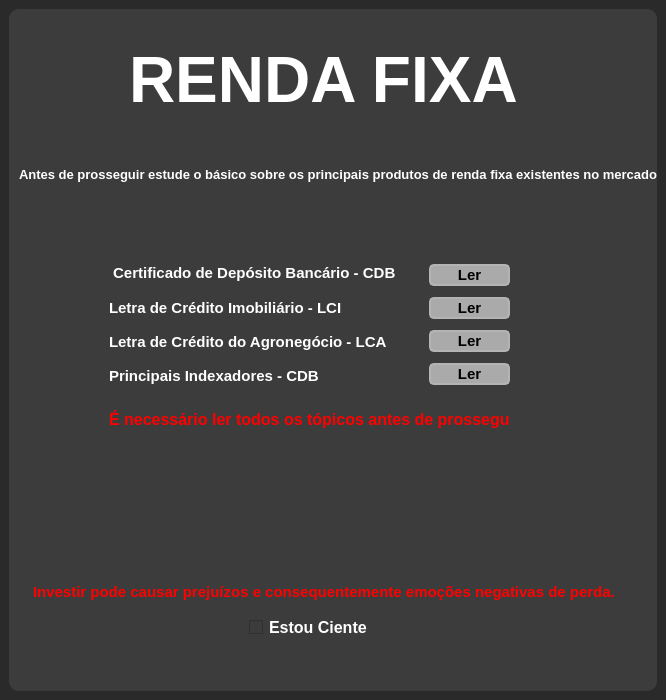
<?xml version="1.0" encoding="UTF-8"?>
<ui version="4.0">
 <class>MainWindow_Tela_base</class>
 <widget class="QMainWindow" name="MainWindow_Tela_base">
  <property name="geometry">
   <rect>
    <x>0</x>
    <y>0</y>
    <width>666</width>
    <height>700</height>
   </rect>
  </property>
  <property name="minimumSize">
   <size>
    <width>500</width>
    <height>700</height>
   </size>
  </property>
  <property name="windowTitle">
   <string>Tela_base</string>
  </property>
  <property name="styleSheet">
   <string notr="true">background-color: rgb(42, 42, 42);</string>
  </property>
  <widget class="QWidget" name="centralwidget_Tela_base">
   <layout class="QVBoxLayout" name="verticalLayout">
    <property name="spacing">
     <number>0</number>
    </property>
    <property name="leftMargin">
     <number>0</number>
    </property>
    <property name="topMargin">
     <number>0</number>
    </property>
    <property name="rightMargin">
     <number>0</number>
    </property>
    <property name="bottomMargin">
     <number>0</number>
    </property>
    <item>
     <widget class="QFrame" name="conteudo_Tela_base">
      <property name="font">
       <font>
        <pointsize>11</pointsize>
       </font>
      </property>
      <property name="styleSheet">
       <string notr="true">background-color: rgb(42, 42, 42);</string>
      </property>
      <property name="frameShape">
       <enum>QFrame::NoFrame</enum>
      </property>
      <property name="frameShadow">
       <enum>QFrame::Raised</enum>
      </property>
      <layout class="QHBoxLayout" name="horizontalLayout">
       <item>
        <widget class="QFrame" name="Tela_Base">
         <property name="maximumSize">
          <size>
           <width>10000</width>
           <height>10000</height>
          </size>
         </property>
         <property name="styleSheet">
          <string notr="true">background-color: rgb(60, 60, 60);
border-radius: 10px;</string>
         </property>
         <property name="frameShape">
          <enum>QFrame::NoFrame</enum>
         </property>
         <property name="frameShadow">
          <enum>QFrame::Raised</enum>
         </property>
         <widget class="QLabel" name="label">
          <property name="geometry">
           <rect>
            <x>120</x>
            <y>40</y>
            <width>411</width>
            <height>61</height>
           </rect>
          </property>
          <property name="palette">
           <palette>
            <active>
             <colorrole role="WindowText">
              <brush brushstyle="SolidPattern">
               <color alpha="255">
                <red>255</red>
                <green>255</green>
                <blue>255</blue>
               </color>
              </brush>
             </colorrole>
             <colorrole role="Button">
              <brush brushstyle="SolidPattern">
               <color alpha="255">
                <red>60</red>
                <green>60</green>
                <blue>60</blue>
               </color>
              </brush>
             </colorrole>
             <colorrole role="Base">
              <brush brushstyle="SolidPattern">
               <color alpha="255">
                <red>60</red>
                <green>60</green>
                <blue>60</blue>
               </color>
              </brush>
             </colorrole>
             <colorrole role="Window">
              <brush brushstyle="SolidPattern">
               <color alpha="255">
                <red>60</red>
                <green>60</green>
                <blue>60</blue>
               </color>
              </brush>
             </colorrole>
            </active>
            <inactive>
             <colorrole role="WindowText">
              <brush brushstyle="SolidPattern">
               <color alpha="255">
                <red>255</red>
                <green>255</green>
                <blue>255</blue>
               </color>
              </brush>
             </colorrole>
             <colorrole role="Button">
              <brush brushstyle="SolidPattern">
               <color alpha="255">
                <red>60</red>
                <green>60</green>
                <blue>60</blue>
               </color>
              </brush>
             </colorrole>
             <colorrole role="Base">
              <brush brushstyle="SolidPattern">
               <color alpha="255">
                <red>60</red>
                <green>60</green>
                <blue>60</blue>
               </color>
              </brush>
             </colorrole>
             <colorrole role="Window">
              <brush brushstyle="SolidPattern">
               <color alpha="255">
                <red>60</red>
                <green>60</green>
                <blue>60</blue>
               </color>
              </brush>
             </colorrole>
            </inactive>
            <disabled>
             <colorrole role="WindowText">
              <brush brushstyle="SolidPattern">
               <color alpha="255">
                <red>120</red>
                <green>120</green>
                <blue>120</blue>
               </color>
              </brush>
             </colorrole>
             <colorrole role="Button">
              <brush brushstyle="SolidPattern">
               <color alpha="255">
                <red>60</red>
                <green>60</green>
                <blue>60</blue>
               </color>
              </brush>
             </colorrole>
             <colorrole role="Base">
              <brush brushstyle="SolidPattern">
               <color alpha="255">
                <red>60</red>
                <green>60</green>
                <blue>60</blue>
               </color>
              </brush>
             </colorrole>
             <colorrole role="Window">
              <brush brushstyle="SolidPattern">
               <color alpha="255">
                <red>60</red>
                <green>60</green>
                <blue>60</blue>
               </color>
              </brush>
             </colorrole>
            </disabled>
           </palette>
          </property>
          <property name="font">
           <font>
            <family>Segoe UI</family>
            <pointsize>48</pointsize>
            <weight>75</weight>
            <bold>true</bold>
           </font>
          </property>
          <property name="text">
           <string>RENDA FIXA</string>
          </property>
         </widget>
         <widget class="QLabel" name="label_4">
          <property name="geometry">
           <rect>
            <x>10</x>
            <y>150</y>
            <width>641</width>
            <height>31</height>
           </rect>
          </property>
          <property name="palette">
           <palette>
            <active>
             <colorrole role="WindowText">
              <brush brushstyle="SolidPattern">
               <color alpha="255">
                <red>255</red>
                <green>255</green>
                <blue>255</blue>
               </color>
              </brush>
             </colorrole>
             <colorrole role="Button">
              <brush brushstyle="SolidPattern">
               <color alpha="255">
                <red>60</red>
                <green>60</green>
                <blue>60</blue>
               </color>
              </brush>
             </colorrole>
             <colorrole role="Base">
              <brush brushstyle="SolidPattern">
               <color alpha="255">
                <red>60</red>
                <green>60</green>
                <blue>60</blue>
               </color>
              </brush>
             </colorrole>
             <colorrole role="Window">
              <brush brushstyle="SolidPattern">
               <color alpha="255">
                <red>60</red>
                <green>60</green>
                <blue>60</blue>
               </color>
              </brush>
             </colorrole>
            </active>
            <inactive>
             <colorrole role="WindowText">
              <brush brushstyle="SolidPattern">
               <color alpha="255">
                <red>255</red>
                <green>255</green>
                <blue>255</blue>
               </color>
              </brush>
             </colorrole>
             <colorrole role="Button">
              <brush brushstyle="SolidPattern">
               <color alpha="255">
                <red>60</red>
                <green>60</green>
                <blue>60</blue>
               </color>
              </brush>
             </colorrole>
             <colorrole role="Base">
              <brush brushstyle="SolidPattern">
               <color alpha="255">
                <red>60</red>
                <green>60</green>
                <blue>60</blue>
               </color>
              </brush>
             </colorrole>
             <colorrole role="Window">
              <brush brushstyle="SolidPattern">
               <color alpha="255">
                <red>60</red>
                <green>60</green>
                <blue>60</blue>
               </color>
              </brush>
             </colorrole>
            </inactive>
            <disabled>
             <colorrole role="WindowText">
              <brush brushstyle="SolidPattern">
               <color alpha="255">
                <red>120</red>
                <green>120</green>
                <blue>120</blue>
               </color>
              </brush>
             </colorrole>
             <colorrole role="Button">
              <brush brushstyle="SolidPattern">
               <color alpha="255">
                <red>60</red>
                <green>60</green>
                <blue>60</blue>
               </color>
              </brush>
             </colorrole>
             <colorrole role="Base">
              <brush brushstyle="SolidPattern">
               <color alpha="255">
                <red>60</red>
                <green>60</green>
                <blue>60</blue>
               </color>
              </brush>
             </colorrole>
             <colorrole role="Window">
              <brush brushstyle="SolidPattern">
               <color alpha="255">
                <red>60</red>
                <green>60</green>
                <blue>60</blue>
               </color>
              </brush>
             </colorrole>
            </disabled>
           </palette>
          </property>
          <property name="font">
           <font>
            <family>Segoe UI</family>
            <pointsize>10</pointsize>
            <weight>75</weight>
            <bold>true</bold>
           </font>
          </property>
          <property name="text">
           <string>Antes de prosseguir estude o básico sobre os principais produtos de renda fixa existentes no mercado:</string>
          </property>
         </widget>
         <widget class="QTextBrowser" name="textBrowser">
          <property name="geometry">
           <rect>
            <x>20</x>
            <y>570</y>
            <width>621</width>
            <height>111</height>
           </rect>
          </property>
          <property name="html">
           <string>&lt;!DOCTYPE HTML PUBLIC &quot;-//W3C//DTD HTML 4.0//EN&quot; &quot;http://www.w3.org/TR/REC-html40/strict.dtd&quot;&gt;
&lt;html&gt;&lt;head&gt;&lt;meta name=&quot;qrichtext&quot; content=&quot;1&quot; /&gt;&lt;style type=&quot;text/css&quot;&gt;
p, li { white-space: pre-wrap; }
&lt;/style&gt;&lt;/head&gt;&lt;body style=&quot; font-family:'MS Shell Dlg 2'; font-size:8.25pt; font-weight:400; font-style:normal;&quot;&gt;
&lt;p style=&quot; margin-top:0px; margin-bottom:0px; margin-left:0px; margin-right:0px; -qt-block-indent:0; text-indent:0px;&quot;&gt;&lt;span style=&quot; font-size:11pt; font-weight:600; color:#ff0000;&quot;&gt;Investir pode causar prejuízos e consequentemente emoções negativas de perda. &lt;/span&gt;&lt;/p&gt;&lt;/body&gt;&lt;/html&gt;</string>
          </property>
         </widget>
         <widget class="QCheckBox" name="checkBox">
          <property name="geometry">
           <rect>
            <x>240</x>
            <y>610</y>
            <width>141</width>
            <height>17</height>
           </rect>
          </property>
          <property name="palette">
           <palette>
            <active>
             <colorrole role="WindowText">
              <brush brushstyle="SolidPattern">
               <color alpha="255">
                <red>255</red>
                <green>255</green>
                <blue>255</blue>
               </color>
              </brush>
             </colorrole>
             <colorrole role="Button">
              <brush brushstyle="SolidPattern">
               <color alpha="255">
                <red>60</red>
                <green>60</green>
                <blue>60</blue>
               </color>
              </brush>
             </colorrole>
             <colorrole role="Base">
              <brush brushstyle="SolidPattern">
               <color alpha="255">
                <red>60</red>
                <green>60</green>
                <blue>60</blue>
               </color>
              </brush>
             </colorrole>
             <colorrole role="Window">
              <brush brushstyle="SolidPattern">
               <color alpha="255">
                <red>60</red>
                <green>60</green>
                <blue>60</blue>
               </color>
              </brush>
             </colorrole>
            </active>
            <inactive>
             <colorrole role="WindowText">
              <brush brushstyle="SolidPattern">
               <color alpha="255">
                <red>255</red>
                <green>255</green>
                <blue>255</blue>
               </color>
              </brush>
             </colorrole>
             <colorrole role="Button">
              <brush brushstyle="SolidPattern">
               <color alpha="255">
                <red>60</red>
                <green>60</green>
                <blue>60</blue>
               </color>
              </brush>
             </colorrole>
             <colorrole role="Base">
              <brush brushstyle="SolidPattern">
               <color alpha="255">
                <red>60</red>
                <green>60</green>
                <blue>60</blue>
               </color>
              </brush>
             </colorrole>
             <colorrole role="Window">
              <brush brushstyle="SolidPattern">
               <color alpha="255">
                <red>60</red>
                <green>60</green>
                <blue>60</blue>
               </color>
              </brush>
             </colorrole>
            </inactive>
            <disabled>
             <colorrole role="WindowText">
              <brush brushstyle="SolidPattern">
               <color alpha="255">
                <red>120</red>
                <green>120</green>
                <blue>120</blue>
               </color>
              </brush>
             </colorrole>
             <colorrole role="Button">
              <brush brushstyle="SolidPattern">
               <color alpha="255">
                <red>60</red>
                <green>60</green>
                <blue>60</blue>
               </color>
              </brush>
             </colorrole>
             <colorrole role="Base">
              <brush brushstyle="SolidPattern">
               <color alpha="255">
                <red>60</red>
                <green>60</green>
                <blue>60</blue>
               </color>
              </brush>
             </colorrole>
             <colorrole role="Window">
              <brush brushstyle="SolidPattern">
               <color alpha="255">
                <red>60</red>
                <green>60</green>
                <blue>60</blue>
               </color>
              </brush>
             </colorrole>
            </disabled>
           </palette>
          </property>
          <property name="font">
           <font>
            <pointsize>12</pointsize>
            <weight>75</weight>
            <bold>true</bold>
           </font>
          </property>
          <property name="text">
           <string>Estou Ciente</string>
          </property>
         </widget>
         <widget class="QWidget" name="verticalLayoutWidget">
          <property name="geometry">
           <rect>
            <x>420</x>
            <y>250</y>
            <width>81</width>
            <height>131</height>
           </rect>
          </property>
          <layout class="QVBoxLayout" name="verticalLayout_2">
           <item>
            <widget class="QPushButton" name="pushButton">
             <property name="font">
              <font>
               <family>Segoe UI</family>
               <pointsize>11</pointsize>
               <weight>75</weight>
               <bold>true</bold>
              </font>
             </property>
             <property name="styleSheet">
              <string notr="true">background-color: rgb(170, 170, 170);
border: 2px solid rgb(180, 180, 180);
border-radius: 5px;

</string>
             </property>
             <property name="text">
              <string>Ler</string>
             </property>
            </widget>
           </item>
           <item>
            <widget class="QPushButton" name="pushButton_3">
             <property name="font">
              <font>
               <family>Segoe UI</family>
               <pointsize>11</pointsize>
               <weight>75</weight>
               <bold>true</bold>
              </font>
             </property>
             <property name="styleSheet">
              <string notr="true">background-color: rgb(170, 170, 170);
border: 2px solid rgb(180, 180, 180);
border-radius: 5px;

</string>
             </property>
             <property name="text">
              <string>Ler</string>
             </property>
            </widget>
           </item>
           <item>
            <widget class="QPushButton" name="pushButton_4">
             <property name="font">
              <font>
               <family>Segoe UI</family>
               <pointsize>11</pointsize>
               <weight>75</weight>
               <bold>true</bold>
              </font>
             </property>
             <property name="styleSheet">
              <string notr="true">background-color: rgb(170, 170, 170);
border: 2px solid rgb(180, 180, 180);
border-radius: 5px;

</string>
             </property>
             <property name="text">
              <string>Ler</string>
             </property>
            </widget>
           </item>
           <item>
            <widget class="QPushButton" name="pushButton_2">
             <property name="font">
              <font>
               <family>Segoe UI</family>
               <pointsize>11</pointsize>
               <weight>75</weight>
               <bold>true</bold>
              </font>
             </property>
             <property name="styleSheet">
              <string notr="true">background-color: rgb(170, 170, 170);
border: 2px solid rgb(180, 180, 180);
border-radius: 5px;

</string>
             </property>
             <property name="text">
              <string>Ler</string>
             </property>
            </widget>
           </item>
          </layout>
         </widget>
         <widget class="QWidget" name="verticalLayoutWidget_2">
          <property name="geometry">
           <rect>
            <x>100</x>
            <y>250</y>
            <width>301</width>
            <height>131</height>
           </rect>
          </property>
          <layout class="QVBoxLayout" name="verticalLayout_3">
           <item>
            <widget class="QLabel" name="label_3">
             <property name="palette">
              <palette>
               <active>
                <colorrole role="WindowText">
                 <brush brushstyle="SolidPattern">
                  <color alpha="255">
                   <red>255</red>
                   <green>255</green>
                   <blue>255</blue>
                  </color>
                 </brush>
                </colorrole>
                <colorrole role="Button">
                 <brush brushstyle="SolidPattern">
                  <color alpha="255">
                   <red>60</red>
                   <green>60</green>
                   <blue>60</blue>
                  </color>
                 </brush>
                </colorrole>
                <colorrole role="Base">
                 <brush brushstyle="SolidPattern">
                  <color alpha="255">
                   <red>60</red>
                   <green>60</green>
                   <blue>60</blue>
                  </color>
                 </brush>
                </colorrole>
                <colorrole role="Window">
                 <brush brushstyle="SolidPattern">
                  <color alpha="255">
                   <red>60</red>
                   <green>60</green>
                   <blue>60</blue>
                  </color>
                 </brush>
                </colorrole>
               </active>
               <inactive>
                <colorrole role="WindowText">
                 <brush brushstyle="SolidPattern">
                  <color alpha="255">
                   <red>255</red>
                   <green>255</green>
                   <blue>255</blue>
                  </color>
                 </brush>
                </colorrole>
                <colorrole role="Button">
                 <brush brushstyle="SolidPattern">
                  <color alpha="255">
                   <red>60</red>
                   <green>60</green>
                   <blue>60</blue>
                  </color>
                 </brush>
                </colorrole>
                <colorrole role="Base">
                 <brush brushstyle="SolidPattern">
                  <color alpha="255">
                   <red>60</red>
                   <green>60</green>
                   <blue>60</blue>
                  </color>
                 </brush>
                </colorrole>
                <colorrole role="Window">
                 <brush brushstyle="SolidPattern">
                  <color alpha="255">
                   <red>60</red>
                   <green>60</green>
                   <blue>60</blue>
                  </color>
                 </brush>
                </colorrole>
               </inactive>
               <disabled>
                <colorrole role="WindowText">
                 <brush brushstyle="SolidPattern">
                  <color alpha="255">
                   <red>120</red>
                   <green>120</green>
                   <blue>120</blue>
                  </color>
                 </brush>
                </colorrole>
                <colorrole role="Button">
                 <brush brushstyle="SolidPattern">
                  <color alpha="255">
                   <red>60</red>
                   <green>60</green>
                   <blue>60</blue>
                  </color>
                 </brush>
                </colorrole>
                <colorrole role="Base">
                 <brush brushstyle="SolidPattern">
                  <color alpha="255">
                   <red>60</red>
                   <green>60</green>
                   <blue>60</blue>
                  </color>
                 </brush>
                </colorrole>
                <colorrole role="Window">
                 <brush brushstyle="SolidPattern">
                  <color alpha="255">
                   <red>60</red>
                   <green>60</green>
                   <blue>60</blue>
                  </color>
                 </brush>
                </colorrole>
               </disabled>
              </palette>
             </property>
             <property name="font">
              <font>
               <family>Segoe UI</family>
               <pointsize>11</pointsize>
               <weight>75</weight>
               <bold>true</bold>
              </font>
             </property>
             <property name="text">
              <string> Certificado de Depósito Bancário - CDB</string>
             </property>
            </widget>
           </item>
           <item>
            <widget class="QLabel" name="label_5">
             <property name="palette">
              <palette>
               <active>
                <colorrole role="WindowText">
                 <brush brushstyle="SolidPattern">
                  <color alpha="255">
                   <red>255</red>
                   <green>255</green>
                   <blue>255</blue>
                  </color>
                 </brush>
                </colorrole>
                <colorrole role="Button">
                 <brush brushstyle="SolidPattern">
                  <color alpha="255">
                   <red>60</red>
                   <green>60</green>
                   <blue>60</blue>
                  </color>
                 </brush>
                </colorrole>
                <colorrole role="Base">
                 <brush brushstyle="SolidPattern">
                  <color alpha="255">
                   <red>60</red>
                   <green>60</green>
                   <blue>60</blue>
                  </color>
                 </brush>
                </colorrole>
                <colorrole role="Window">
                 <brush brushstyle="SolidPattern">
                  <color alpha="255">
                   <red>60</red>
                   <green>60</green>
                   <blue>60</blue>
                  </color>
                 </brush>
                </colorrole>
               </active>
               <inactive>
                <colorrole role="WindowText">
                 <brush brushstyle="SolidPattern">
                  <color alpha="255">
                   <red>255</red>
                   <green>255</green>
                   <blue>255</blue>
                  </color>
                 </brush>
                </colorrole>
                <colorrole role="Button">
                 <brush brushstyle="SolidPattern">
                  <color alpha="255">
                   <red>60</red>
                   <green>60</green>
                   <blue>60</blue>
                  </color>
                 </brush>
                </colorrole>
                <colorrole role="Base">
                 <brush brushstyle="SolidPattern">
                  <color alpha="255">
                   <red>60</red>
                   <green>60</green>
                   <blue>60</blue>
                  </color>
                 </brush>
                </colorrole>
                <colorrole role="Window">
                 <brush brushstyle="SolidPattern">
                  <color alpha="255">
                   <red>60</red>
                   <green>60</green>
                   <blue>60</blue>
                  </color>
                 </brush>
                </colorrole>
               </inactive>
               <disabled>
                <colorrole role="WindowText">
                 <brush brushstyle="SolidPattern">
                  <color alpha="255">
                   <red>120</red>
                   <green>120</green>
                   <blue>120</blue>
                  </color>
                 </brush>
                </colorrole>
                <colorrole role="Button">
                 <brush brushstyle="SolidPattern">
                  <color alpha="255">
                   <red>60</red>
                   <green>60</green>
                   <blue>60</blue>
                  </color>
                 </brush>
                </colorrole>
                <colorrole role="Base">
                 <brush brushstyle="SolidPattern">
                  <color alpha="255">
                   <red>60</red>
                   <green>60</green>
                   <blue>60</blue>
                  </color>
                 </brush>
                </colorrole>
                <colorrole role="Window">
                 <brush brushstyle="SolidPattern">
                  <color alpha="255">
                   <red>60</red>
                   <green>60</green>
                   <blue>60</blue>
                  </color>
                 </brush>
                </colorrole>
               </disabled>
              </palette>
             </property>
             <property name="font">
              <font>
               <family>Segoe UI</family>
               <pointsize>11</pointsize>
               <weight>75</weight>
               <bold>true</bold>
              </font>
             </property>
             <property name="text">
              <string>Letra de Crédito Imobiliário - LCI</string>
             </property>
            </widget>
           </item>
           <item>
            <widget class="QLabel" name="label_6">
             <property name="palette">
              <palette>
               <active>
                <colorrole role="WindowText">
                 <brush brushstyle="SolidPattern">
                  <color alpha="255">
                   <red>255</red>
                   <green>255</green>
                   <blue>255</blue>
                  </color>
                 </brush>
                </colorrole>
                <colorrole role="Button">
                 <brush brushstyle="SolidPattern">
                  <color alpha="255">
                   <red>60</red>
                   <green>60</green>
                   <blue>60</blue>
                  </color>
                 </brush>
                </colorrole>
                <colorrole role="Base">
                 <brush brushstyle="SolidPattern">
                  <color alpha="255">
                   <red>60</red>
                   <green>60</green>
                   <blue>60</blue>
                  </color>
                 </brush>
                </colorrole>
                <colorrole role="Window">
                 <brush brushstyle="SolidPattern">
                  <color alpha="255">
                   <red>60</red>
                   <green>60</green>
                   <blue>60</blue>
                  </color>
                 </brush>
                </colorrole>
               </active>
               <inactive>
                <colorrole role="WindowText">
                 <brush brushstyle="SolidPattern">
                  <color alpha="255">
                   <red>255</red>
                   <green>255</green>
                   <blue>255</blue>
                  </color>
                 </brush>
                </colorrole>
                <colorrole role="Button">
                 <brush brushstyle="SolidPattern">
                  <color alpha="255">
                   <red>60</red>
                   <green>60</green>
                   <blue>60</blue>
                  </color>
                 </brush>
                </colorrole>
                <colorrole role="Base">
                 <brush brushstyle="SolidPattern">
                  <color alpha="255">
                   <red>60</red>
                   <green>60</green>
                   <blue>60</blue>
                  </color>
                 </brush>
                </colorrole>
                <colorrole role="Window">
                 <brush brushstyle="SolidPattern">
                  <color alpha="255">
                   <red>60</red>
                   <green>60</green>
                   <blue>60</blue>
                  </color>
                 </brush>
                </colorrole>
               </inactive>
               <disabled>
                <colorrole role="WindowText">
                 <brush brushstyle="SolidPattern">
                  <color alpha="255">
                   <red>120</red>
                   <green>120</green>
                   <blue>120</blue>
                  </color>
                 </brush>
                </colorrole>
                <colorrole role="Button">
                 <brush brushstyle="SolidPattern">
                  <color alpha="255">
                   <red>60</red>
                   <green>60</green>
                   <blue>60</blue>
                  </color>
                 </brush>
                </colorrole>
                <colorrole role="Base">
                 <brush brushstyle="SolidPattern">
                  <color alpha="255">
                   <red>60</red>
                   <green>60</green>
                   <blue>60</blue>
                  </color>
                 </brush>
                </colorrole>
                <colorrole role="Window">
                 <brush brushstyle="SolidPattern">
                  <color alpha="255">
                   <red>60</red>
                   <green>60</green>
                   <blue>60</blue>
                  </color>
                 </brush>
                </colorrole>
               </disabled>
              </palette>
             </property>
             <property name="font">
              <font>
               <family>Segoe UI</family>
               <pointsize>11</pointsize>
               <weight>75</weight>
               <bold>true</bold>
              </font>
             </property>
             <property name="text">
              <string>Letra de Crédito do Agronegócio - LCA</string>
             </property>
            </widget>
           </item>
           <item>
            <widget class="QLabel" name="label_7">
             <property name="palette">
              <palette>
               <active>
                <colorrole role="WindowText">
                 <brush brushstyle="SolidPattern">
                  <color alpha="255">
                   <red>255</red>
                   <green>255</green>
                   <blue>255</blue>
                  </color>
                 </brush>
                </colorrole>
                <colorrole role="Button">
                 <brush brushstyle="SolidPattern">
                  <color alpha="255">
                   <red>60</red>
                   <green>60</green>
                   <blue>60</blue>
                  </color>
                 </brush>
                </colorrole>
                <colorrole role="Base">
                 <brush brushstyle="SolidPattern">
                  <color alpha="255">
                   <red>60</red>
                   <green>60</green>
                   <blue>60</blue>
                  </color>
                 </brush>
                </colorrole>
                <colorrole role="Window">
                 <brush brushstyle="SolidPattern">
                  <color alpha="255">
                   <red>60</red>
                   <green>60</green>
                   <blue>60</blue>
                  </color>
                 </brush>
                </colorrole>
               </active>
               <inactive>
                <colorrole role="WindowText">
                 <brush brushstyle="SolidPattern">
                  <color alpha="255">
                   <red>255</red>
                   <green>255</green>
                   <blue>255</blue>
                  </color>
                 </brush>
                </colorrole>
                <colorrole role="Button">
                 <brush brushstyle="SolidPattern">
                  <color alpha="255">
                   <red>60</red>
                   <green>60</green>
                   <blue>60</blue>
                  </color>
                 </brush>
                </colorrole>
                <colorrole role="Base">
                 <brush brushstyle="SolidPattern">
                  <color alpha="255">
                   <red>60</red>
                   <green>60</green>
                   <blue>60</blue>
                  </color>
                 </brush>
                </colorrole>
                <colorrole role="Window">
                 <brush brushstyle="SolidPattern">
                  <color alpha="255">
                   <red>60</red>
                   <green>60</green>
                   <blue>60</blue>
                  </color>
                 </brush>
                </colorrole>
               </inactive>
               <disabled>
                <colorrole role="WindowText">
                 <brush brushstyle="SolidPattern">
                  <color alpha="255">
                   <red>120</red>
                   <green>120</green>
                   <blue>120</blue>
                  </color>
                 </brush>
                </colorrole>
                <colorrole role="Button">
                 <brush brushstyle="SolidPattern">
                  <color alpha="255">
                   <red>60</red>
                   <green>60</green>
                   <blue>60</blue>
                  </color>
                 </brush>
                </colorrole>
                <colorrole role="Base">
                 <brush brushstyle="SolidPattern">
                  <color alpha="255">
                   <red>60</red>
                   <green>60</green>
                   <blue>60</blue>
                  </color>
                 </brush>
                </colorrole>
                <colorrole role="Window">
                 <brush brushstyle="SolidPattern">
                  <color alpha="255">
                   <red>60</red>
                   <green>60</green>
                   <blue>60</blue>
                  </color>
                 </brush>
                </colorrole>
               </disabled>
              </palette>
             </property>
             <property name="font">
              <font>
               <family>Segoe UI</family>
               <pointsize>11</pointsize>
               <weight>75</weight>
               <bold>true</bold>
              </font>
             </property>
             <property name="text">
              <string>Principais Indexadores - CDB</string>
             </property>
            </widget>
           </item>
          </layout>
         </widget>
         <widget class="QLabel" name="label_2">
          <property name="geometry">
           <rect>
            <x>100</x>
            <y>400</y>
            <width>401</width>
            <height>20</height>
           </rect>
          </property>
          <property name="palette">
           <palette>
            <active>
             <colorrole role="WindowText">
              <brush brushstyle="SolidPattern">
               <color alpha="255">
                <red>255</red>
                <green>0</green>
                <blue>0</blue>
               </color>
              </brush>
             </colorrole>
             <colorrole role="Button">
              <brush brushstyle="SolidPattern">
               <color alpha="255">
                <red>60</red>
                <green>60</green>
                <blue>60</blue>
               </color>
              </brush>
             </colorrole>
             <colorrole role="Base">
              <brush brushstyle="SolidPattern">
               <color alpha="255">
                <red>60</red>
                <green>60</green>
                <blue>60</blue>
               </color>
              </brush>
             </colorrole>
             <colorrole role="Window">
              <brush brushstyle="SolidPattern">
               <color alpha="255">
                <red>60</red>
                <green>60</green>
                <blue>60</blue>
               </color>
              </brush>
             </colorrole>
            </active>
            <inactive>
             <colorrole role="WindowText">
              <brush brushstyle="SolidPattern">
               <color alpha="255">
                <red>255</red>
                <green>0</green>
                <blue>0</blue>
               </color>
              </brush>
             </colorrole>
             <colorrole role="Button">
              <brush brushstyle="SolidPattern">
               <color alpha="255">
                <red>60</red>
                <green>60</green>
                <blue>60</blue>
               </color>
              </brush>
             </colorrole>
             <colorrole role="Base">
              <brush brushstyle="SolidPattern">
               <color alpha="255">
                <red>60</red>
                <green>60</green>
                <blue>60</blue>
               </color>
              </brush>
             </colorrole>
             <colorrole role="Window">
              <brush brushstyle="SolidPattern">
               <color alpha="255">
                <red>60</red>
                <green>60</green>
                <blue>60</blue>
               </color>
              </brush>
             </colorrole>
            </inactive>
            <disabled>
             <colorrole role="WindowText">
              <brush brushstyle="SolidPattern">
               <color alpha="255">
                <red>120</red>
                <green>120</green>
                <blue>120</blue>
               </color>
              </brush>
             </colorrole>
             <colorrole role="Button">
              <brush brushstyle="SolidPattern">
               <color alpha="255">
                <red>60</red>
                <green>60</green>
                <blue>60</blue>
               </color>
              </brush>
             </colorrole>
             <colorrole role="Base">
              <brush brushstyle="SolidPattern">
               <color alpha="255">
                <red>60</red>
                <green>60</green>
                <blue>60</blue>
               </color>
              </brush>
             </colorrole>
             <colorrole role="Window">
              <brush brushstyle="SolidPattern">
               <color alpha="255">
                <red>60</red>
                <green>60</green>
                <blue>60</blue>
               </color>
              </brush>
             </colorrole>
            </disabled>
           </palette>
          </property>
          <property name="font">
           <font>
            <family>Segoe UI</family>
            <pointsize>12</pointsize>
            <weight>75</weight>
            <bold>true</bold>
           </font>
          </property>
          <property name="text">
           <string>É necessário ler todos os tópicos antes de prosseguir</string>
          </property>
         </widget>
        </widget>
       </item>
      </layout>
     </widget>
    </item>
   </layout>
  </widget>
 </widget>
 <resources/>
 <connections/>
</ui>
